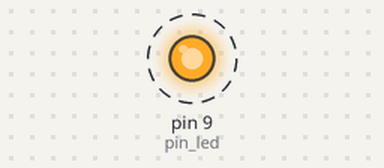
The sketch below on a simulated Arduino Uno, built with avr-gcc and run on an emulated ATmega328P. Shown: output pins drawn as LEDs (lit = HIGH). Dashed ring = blinking.

Above: at 0.5 s.
Timing chart, 0 to 4.6 s (numbered marks = the images above):
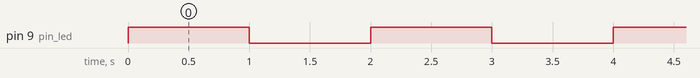

Measured:
- by itself, pin 9 (pin_led): alternates HIGH for 1.0 s and LOW for 1.0 s

The sketch:

Blink_9.ino
```cpp
// Variables globales
int pin_led = 9;

// Codigo de inicialización
void setup() {
  // initializamos como salida
  pinMode(pin_led, OUTPUT);
}

// bucle que se repite para siempre
void loop() {
  digitalWrite(pin_led, HIGH); // HIGH=On=5V
  delay(1000);                     // Wait 1s
  digitalWrite(pin_led, LOW);  // LOW=Off=0V
  delay(1000);                     // Wait 1s
}
```
